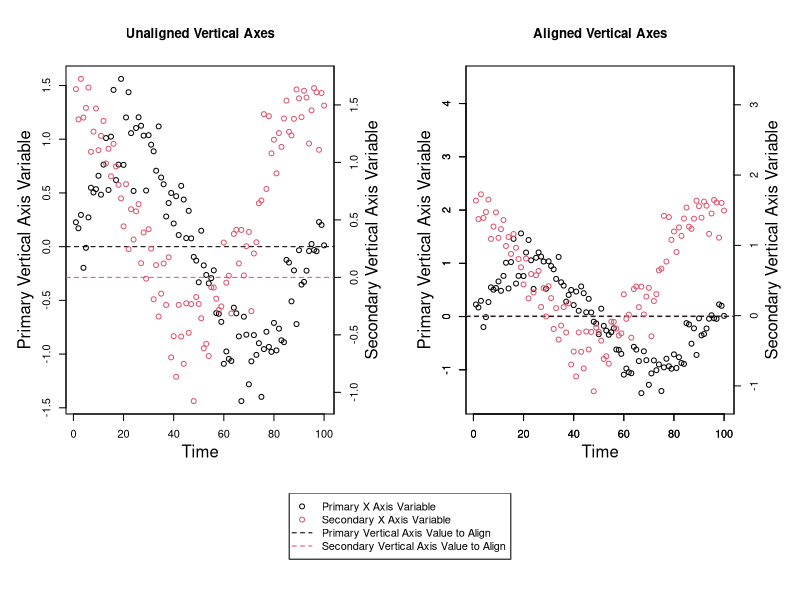
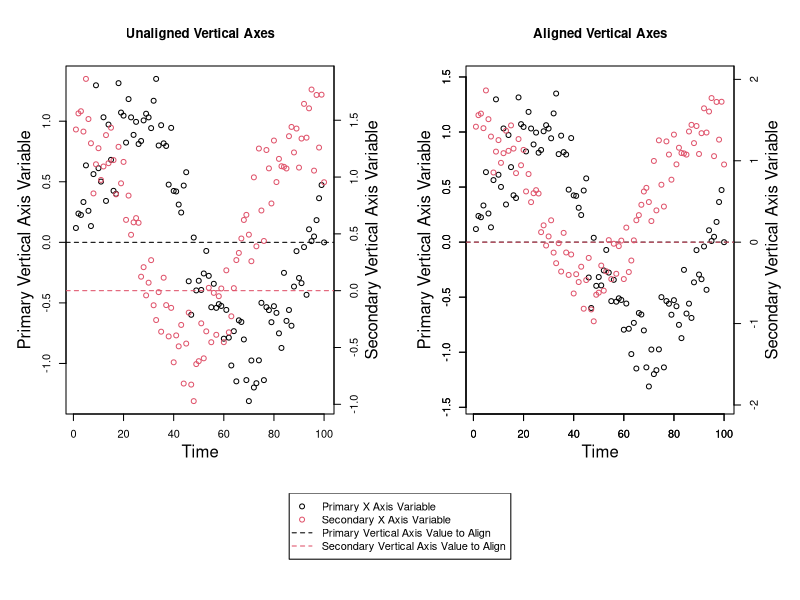

Reproduce these figures in R, in order. (Note: this script raises an error after producing the figures.)

# A Function for Aligning a Value on Primary and Secondary Vertical Axes on
# Plots


# Explanation

# You might want to align a value (such as 0) on both the primary and secondary
# vertical axes. Aligning values can't typically be done by default. You could
# manually define axis limits for both axes to align a value, but if you
# manually choose values for these limits, you might end up with more space on
# the top or the bottom of the graph than is desireable, or you may not be able
# to line up the values across both axes perfectly.

# Here is a function for determining how to optimally align a value on both the
# primary and the secondary vertical axes such that there isn't unnecessary 
# additional space on the top or the bottom of any graph and such that the two
# values will perfectly align across both vertical axes. This function returns
# the new axis limits for both the primary and the secondary vertical axes that
# make the two values you wish to align across both vertical axes line up
# perfectly.

# More often than not, you'll probably want to line up the value of 0 across
# both vertical axes, and you may want to preserve the primary vertical axis
# scale and rescale the secondary vertical axis. This function is flexible and
# allows you to align the axes at any value (you can even choose different
# values for both axes) and it allows you to select which axis scale you wish
# to preserve (you could also choose to preserve neither the primary or the
# secondary vertical axis scales and have the algorithm choose the optimal
# solution).

# To align both axes at particular values, a ratio must be calculated for each
# axis. This ratio is the ratio of the distance of the value to align to the
# minimum value of a particular variable to the distance of the maximum value
# to the minimum value of this same variable. This ratio is calculated for both
# axes. Ratios can be greater than 1 or less than 0 if the value you wish to
# align is not within the range of that variable.

# This function takes 6 arguments. The first two are required, and either
# 'Ratio_of_Value_to_Align_to_Vertical_Axis_Range' or 'Axis_Scale_to_Preserve'
# must be provided as well.

# 'Primary_Vertical_Axis_Variable' is a numeric vector - it's the variable you
# wish to appear on the primary vertical axis.

# 'Secondary_Vertical_Axis_Variable' is a numeric vector - it's the variable
# you wish to appear on the secondary vertical axis.

# 'Data_Frame' is an optional argument you can provide if both the
# 'Primary_Vertical_Axis_Variable' and 'Secondary_Vertical_Axis_Variable'
# arguments come from the same data frame and you only want to type the data
# frame name once.

# 'Primary_Vertical_Axis_Value_to_Align = 0' is the value you wish to align on
# the primary vertical axis. The default value for this argument is 0.

# 'Secondary_Vertical_Axis_Value_to_Align = 0' is the value you wish to align
# on the secondary vertical axis. The default value for this argument is 0.

# 'Ratio_of_Value_to_Align_to_Vertical_Axis_Range' sets where on the vertical
# axis the value to align is. For example, the values to align may both be 0,
# and if the 'Ratio_of_Value_to_Align_to_Vertical_Axis_Range' is 0.5, the value
# to align (0) will be exactly halfway up the vertical axis. If the
# 'Ratio_of_Value_to_Align_to_Vertical_Axis_Range' is 0.25, the values to align
# will both be a quarter of the way up both vertical axes from the bottom of
# the plot. If this argument is a number between 0 and 1, the value to align
# will be visible in the plotting region; if this argument is greater than 1 or
# less than 0, the value to align will not appear in the plotting region, but
# it will still be aligned on both vertical axes. This argument is required
# only if the 'Axis_Scale_to_Preserve' argument is not provided.

# 'Axis_Scale_to_Preserve = "Neither"' tells the function if the scale of one
# of the vertical axes should be preserved and not rescaled at all. The three
# possibilities for this argument are 'Primary', 'Secondary', and 'Neither',
# with the latter being the default. This argument could be used if one of the
# vertical axes is much more important than the other. For example, if you wish
# to plot the primary vertical axis variable such that it takes up the entire
# plotting region and is not rescaled by this function, you would set this
# argument to 'Primary', and all of the rescaling would occur on the secondary
# vertical axis. If the 'Ratio_of_Value_to_Align_to_Vertical_Axis_Range'
# argument is not specified, this argument is required. It should be noted that
# there are cases where it would be impossible to preserve one of the vertical
# axis scales - for example, if one vertical axis variable had a maximum value
# of 10 and a value to align of 15, and the other vertical axis variable had a
# minimum value of 20 and a value to align of 15, there be no possible way to
# plot all of the points while aligning both vertical axes at the value 15.

# 'Axis_Buffer = 10' is the minimum total percent of blank space you wish to
# leave around the top and the bottom of the graph (half of this space will
# appear on the top and half will appear on the bottom). Ten percent is the
# default. It is the minimum total percent of blank space around the top and
# the bottom because if rescaling is necessary to align the values across both
# vertical axes, it follows that more than 10 % of blank space will necessarily
# exist on at least one end of one of the vertical axes. To minimize blank
# space, you could preserve the scale of one of the vertical axes by setting
# the 'Axis_Scale_to_Preserve' argument to either 'Primary' or 'Secondary'.


# The Function

Axis_Limits_for_Primary_and_Secondary_Vertical_Axes_Aligned_by_a_Value_Function <- function (Primary_Vertical_Axis_Variable, Secondary_Vertical_Axis_Variable, Data_Frame, Primary_Vertical_Axis_Value_to_Align = 0, Secondary_Vertical_Axis_Value_to_Align = 0, Ratio_of_Value_to_Align_to_Vertical_Axis_Range = NULL, Axis_Scale_to_Preserve = "Neither", Axis_Buffer = 10) {
  if (!missing(Data_Frame)) {
    Primary_Vertical_Axis_Variable <- Data_Frame[[deparse(substitute(Primary_Vertical_Axis_Variable))]]
    Secondary_Vertical_Axis_Variable <- Data_Frame[[deparse(substitute(Secondary_Vertical_Axis_Variable))]]
  }
  if (!is.numeric(Primary_Vertical_Axis_Variable)) {
    stop("'Primary_Vertical_Axis_Variable' must be numeric.")
  }
  if (!is.numeric(Secondary_Vertical_Axis_Variable)) {
    stop("'Secondary_Vertical_Axis_Variable' must be numeric.")
  }
  if (!is.numeric(Primary_Vertical_Axis_Value_to_Align) | length(Primary_Vertical_Axis_Value_to_Align) != 1) {
    stop("'Primary_Vertical_Axis_Value_to_Align' must be a single numeric value.")
  }
  if (!is.numeric(Secondary_Vertical_Axis_Value_to_Align) | length(Secondary_Vertical_Axis_Value_to_Align) != 1) {
    stop("'Secondary_Vertical_Axis_Value_to_Align' must be a single numeric value.")
  }
  if (!is.null(Ratio_of_Value_to_Align_to_Vertical_Axis_Range)) {
    if (!is.numeric(Ratio_of_Value_to_Align_to_Vertical_Axis_Range) | length(Ratio_of_Value_to_Align_to_Vertical_Axis_Range) != 1) {
      stop("'Ratio_of_Value_to_Align_to_Vertical_Axis_Range' must be a single numeric value.")
    }
    if (Ratio_of_Value_to_Align_to_Vertical_Axis_Range <= 0 | Ratio_of_Value_to_Align_to_Vertical_Axis_Range >= 1) {
      warning ("'Ratio_of_Value_to_Align_to_Vertical_Axis_Range' should be a number between 0 and 1. If it isn't, the values to align will be outside of the plotting region, and you risk not having all the data points inside the plotting region.")
    }
  }
  if (!(Axis_Scale_to_Preserve %in% c("Primary", "Secondary", "Neither")) | length(Axis_Scale_to_Preserve) != 1) {
    stop ("'Axis_Scale_to_Preserve' must be a single item and it must be either 'Primary', 'Secondary', or 'Neither'.")
  }
  if (!is.numeric(Axis_Buffer) | length(Axis_Buffer) != 1) {
    stop("'Axis_Buffer' must be a single numeric value.")
  }
  if (Axis_Buffer < 0 | Axis_Buffer > 100) {
    stop ("'Axis_Buffer' must be a number between 0 and 100 (inclusive).")
  }
  Values_to_Align <- data.frame(Primary_Vertical_Axis_Value_to_Align, Secondary_Vertical_Axis_Value_to_Align)
  Axis_Buffer <- 1 + Axis_Buffer / 100
  Minimum_Primary_Vertical_Axis_Variable_Value <- min(Primary_Vertical_Axis_Variable[is.finite(Primary_Vertical_Axis_Variable)])
  Maximum_Primary_Vertical_Axis_Variable_Value <- max(Primary_Vertical_Axis_Variable[is.finite(Primary_Vertical_Axis_Variable)])
  Minimum_Secondary_Vertical_Axis_Variable_Value <- min(Secondary_Vertical_Axis_Variable[is.finite(Secondary_Vertical_Axis_Variable)])
  Maximum_Secondary_Vertical_Axis_Variable_Value <- max(Secondary_Vertical_Axis_Variable[is.finite(Secondary_Vertical_Axis_Variable)])
  Primary_Vertical_Axis_Buffer <- ((Maximum_Primary_Vertical_Axis_Variable_Value - Minimum_Primary_Vertical_Axis_Variable_Value) * Axis_Buffer - (Maximum_Primary_Vertical_Axis_Variable_Value - Minimum_Primary_Vertical_Axis_Variable_Value)) / 2
  Secondary_Vertical_Axis_Buffer <- ((Maximum_Secondary_Vertical_Axis_Variable_Value - Minimum_Secondary_Vertical_Axis_Variable_Value) * Axis_Buffer - (Maximum_Secondary_Vertical_Axis_Variable_Value - Minimum_Secondary_Vertical_Axis_Variable_Value)) / 2
  Ratio_of_Value_to_Align_to_Primary_Vertical_Axis_Range <- (Primary_Vertical_Axis_Value_to_Align - Minimum_Primary_Vertical_Axis_Variable_Value) / (Maximum_Primary_Vertical_Axis_Variable_Value - Minimum_Primary_Vertical_Axis_Variable_Value)
  Ratio_of_Value_to_Align_to_Secondary_Vertical_Axis_Range <- (Secondary_Vertical_Axis_Value_to_Align - Minimum_Secondary_Vertical_Axis_Variable_Value) / (Maximum_Secondary_Vertical_Axis_Variable_Value - Minimum_Secondary_Vertical_Axis_Variable_Value)
  if (!is.null(Ratio_of_Value_to_Align_to_Vertical_Axis_Range)) {
    if (Axis_Scale_to_Preserve == "Primary" & Ratio_of_Value_to_Align_to_Primary_Vertical_Axis_Range != Ratio_of_Value_to_Align_to_Vertical_Axis_Range) {
      stop ("You cannot preserve the primary vertical axis scale and set the ratio of the value to align to the vertical axis range to something other than what it is for the primary vertical axis")
    }
    if (Axis_Scale_to_Preserve == "Secondary" & Ratio_of_Value_to_Align_to_Secondary_Vertical_Axis_Range != Ratio_of_Value_to_Align_to_Vertical_Axis_Range) {
      stop ("You cannot preserve the secondary vertical axis scale and set the ratio of the value to align to the vertical axis range to something other than what it is for the secondary vertical axis")
    }
  }
  if (Axis_Scale_to_Preserve == "Primary" & ((Ratio_of_Value_to_Align_to_Primary_Vertical_Axis_Range < 0 & (Ratio_of_Value_to_Align_to_Secondary_Vertical_Axis_Range < 1 & Ratio_of_Value_to_Align_to_Secondary_Vertical_Axis_Range > 0)) | (Ratio_of_Value_to_Align_to_Primary_Vertical_Axis_Range > 1 & (Ratio_of_Value_to_Align_to_Secondary_Vertical_Axis_Range < 1 & Ratio_of_Value_to_Align_to_Secondary_Vertical_Axis_Range > 0)) | (Ratio_of_Value_to_Align_to_Primary_Vertical_Axis_Range < 0 & Ratio_of_Value_to_Align_to_Secondary_Vertical_Axis_Range > 1) | (Ratio_of_Value_to_Align_to_Primary_Vertical_Axis_Range > 1 & Ratio_of_Value_to_Align_to_Secondary_Vertical_Axis_Range < 0))) {
    warning ("If you try to preserve the primary axis scale while using these values to align, at least one data point will be outside of the plotting region")
  }
  if (Axis_Scale_to_Preserve == "Secondary" & ((Ratio_of_Value_to_Align_to_Secondary_Vertical_Axis_Range < 0 & (Ratio_of_Value_to_Align_to_Primary_Vertical_Axis_Range < 1 & Ratio_of_Value_to_Align_to_Primary_Vertical_Axis_Range > 0)) | (Ratio_of_Value_to_Align_to_Secondary_Vertical_Axis_Range > 1 & (Ratio_of_Value_to_Align_to_Primary_Vertical_Axis_Range < 1 & Ratio_of_Value_to_Align_to_Primary_Vertical_Axis_Range > 0)) | (Ratio_of_Value_to_Align_to_Secondary_Vertical_Axis_Range < 0 & Ratio_of_Value_to_Align_to_Primary_Vertical_Axis_Range > 1) | (Ratio_of_Value_to_Align_to_Secondary_Vertical_Axis_Range > 1 & Ratio_of_Value_to_Align_to_Primary_Vertical_Axis_Range < 0))) {
    warning ("If you try to preserve the secondary axis scale while using these values to align, at least one data point will be outside of the plotting region")
  }
  if (Axis_Scale_to_Preserve == "Primary") {
    Primary_Vertical_Axis_Range <- c(Minimum_Primary_Vertical_Axis_Variable_Value - Primary_Vertical_Axis_Buffer, Maximum_Primary_Vertical_Axis_Variable_Value + Primary_Vertical_Axis_Buffer)
    Secondary_Vertical_Axis_Range <- if (Ratio_of_Value_to_Align_to_Primary_Vertical_Axis_Range > Ratio_of_Value_to_Align_to_Secondary_Vertical_Axis_Range) {
      c(((Ratio_of_Value_to_Align_to_Primary_Vertical_Axis_Range * Maximum_Secondary_Vertical_Axis_Variable_Value - Secondary_Vertical_Axis_Value_to_Align) / (Ratio_of_Value_to_Align_to_Primary_Vertical_Axis_Range - 1) - Secondary_Vertical_Axis_Buffer), Maximum_Secondary_Vertical_Axis_Variable_Value + Secondary_Vertical_Axis_Buffer)
    } else if (Ratio_of_Value_to_Align_to_Secondary_Vertical_Axis_Range > Ratio_of_Value_to_Align_to_Primary_Vertical_Axis_Range) {
      c(Minimum_Secondary_Vertical_Axis_Variable_Value - Secondary_Vertical_Axis_Buffer, ((Secondary_Vertical_Axis_Value_to_Align - Minimum_Secondary_Vertical_Axis_Variable_Value + Ratio_of_Value_to_Align_to_Primary_Vertical_Axis_Range * Minimum_Secondary_Vertical_Axis_Variable_Value) / Ratio_of_Value_to_Align_to_Primary_Vertical_Axis_Range) + Secondary_Vertical_Axis_Buffer)
    } else if (Ratio_of_Value_to_Align_to_Primary_Vertical_Axis_Range == Ratio_of_Value_to_Align_to_Secondary_Vertical_Axis_Range) {
      c(Minimum_Secondary_Vertical_Axis_Variable_Value - Secondary_Vertical_Axis_Buffer, Maximum_Secondary_Vertical_Axis_Variable_Value + Secondary_Vertical_Axis_Buffer)
    }
  } else if (Axis_Scale_to_Preserve == "Secondary") {
    Primary_Vertical_Axis_Range <- if (Ratio_of_Value_to_Align_to_Secondary_Vertical_Axis_Range > Ratio_of_Value_to_Align_to_Primary_Vertical_Axis_Range) {
      c(((Ratio_of_Value_to_Align_to_Secondary_Vertical_Axis_Range * Maximum_Primary_Vertical_Axis_Variable_Value - Primary_Vertical_Axis_Value_to_Align) / (Ratio_of_Value_to_Align_to_Secondary_Vertical_Axis_Range - 1)) - Primary_Vertical_Axis_Buffer, Maximum_Primary_Vertical_Axis_Variable_Value + Primary_Vertical_Axis_Buffer)
    } else if (Ratio_of_Value_to_Align_to_Primary_Vertical_Axis_Range > Ratio_of_Value_to_Align_to_Secondary_Vertical_Axis_Range) {
      c(Minimum_Primary_Vertical_Axis_Variable_Value - Primary_Vertical_Axis_Buffer, ((Primary_Vertical_Axis_Value_to_Align - Minimum_Primary_Vertical_Axis_Variable_Value + Ratio_of_Value_to_Align_to_Secondary_Vertical_Axis_Range * Minimum_Primary_Vertical_Axis_Variable_Value) / Ratio_of_Value_to_Align_to_Secondary_Vertical_Axis_Range) + Primary_Vertical_Axis_Buffer)
    } else if (Ratio_of_Value_to_Align_to_Primary_Vertical_Axis_Range == Ratio_of_Value_to_Align_to_Secondary_Vertical_Axis_Range) {
      c(Minimum_Primary_Vertical_Axis_Variable_Value - Primary_Vertical_Axis_Buffer, Maximum_Primary_Vertical_Axis_Variable_Value + Primary_Vertical_Axis_Buffer)
    }
    Secondary_Vertical_Axis_Range <- c(Minimum_Secondary_Vertical_Axis_Variable_Value - Secondary_Vertical_Axis_Buffer, Maximum_Secondary_Vertical_Axis_Variable_Value + Secondary_Vertical_Axis_Buffer)
  } else if (Axis_Scale_to_Preserve == "Neither") {
    if (is.null(Ratio_of_Value_to_Align_to_Vertical_Axis_Range)) {
      if (mean(c(Ratio_of_Value_to_Align_to_Primary_Vertical_Axis_Range, Ratio_of_Value_to_Align_to_Secondary_Vertical_Axis_Range)) > 0 & mean(c(Ratio_of_Value_to_Align_to_Primary_Vertical_Axis_Range, Ratio_of_Value_to_Align_to_Secondary_Vertical_Axis_Range)) < 1) {
        Ratio_of_Value_to_Align_to_Vertical_Axis_Range <- mean(c(Ratio_of_Value_to_Align_to_Primary_Vertical_Axis_Range, Ratio_of_Value_to_Align_to_Secondary_Vertical_Axis_Range))
      } else if (mean(c(Ratio_of_Value_to_Align_to_Primary_Vertical_Axis_Range, Ratio_of_Value_to_Align_to_Secondary_Vertical_Axis_Range)) <= 0 & mean(c(Ratio_of_Value_to_Align_to_Primary_Vertical_Axis_Range, Ratio_of_Value_to_Align_to_Secondary_Vertical_Axis_Range)) >= 1) {
        stop ("Please supply a value for the 'Ratio_of_Value_to_Align_to_Vertical_Axis_Range' argument between 0 and 1 or specify which axis scale to preserve")
      }
    }
    if (!is.null(Ratio_of_Value_to_Align_to_Vertical_Axis_Range)) {
      Primary_Vertical_Axis_Range <- if (Ratio_of_Value_to_Align_to_Vertical_Axis_Range > Ratio_of_Value_to_Align_to_Primary_Vertical_Axis_Range) {
        c(((Ratio_of_Value_to_Align_to_Vertical_Axis_Range * Maximum_Primary_Vertical_Axis_Variable_Value - Primary_Vertical_Axis_Value_to_Align) / (Ratio_of_Value_to_Align_to_Vertical_Axis_Range - 1)) - Primary_Vertical_Axis_Buffer, Maximum_Primary_Vertical_Axis_Variable_Value + Primary_Vertical_Axis_Buffer)
      } else if (Ratio_of_Value_to_Align_to_Primary_Vertical_Axis_Range > Ratio_of_Value_to_Align_to_Vertical_Axis_Range) {
        c(Minimum_Primary_Vertical_Axis_Variable_Value - Primary_Vertical_Axis_Buffer, ((Primary_Vertical_Axis_Value_to_Align - Minimum_Primary_Vertical_Axis_Variable_Value + Ratio_of_Value_to_Align_to_Vertical_Axis_Range * Minimum_Primary_Vertical_Axis_Variable_Value) / Ratio_of_Value_to_Align_to_Vertical_Axis_Range) + Primary_Vertical_Axis_Buffer)
      } else if (Ratio_of_Value_to_Align_to_Primary_Vertical_Axis_Range == Ratio_of_Value_to_Align_to_Vertical_Axis_Range) {
        c(Minimum_Primary_Vertical_Axis_Variable_Value - Primary_Vertical_Axis_Buffer, Maximum_Primary_Vertical_Axis_Variable_Value + Primary_Vertical_Axis_Buffer)
      }
      Secondary_Vertical_Axis_Range <- if (Ratio_of_Value_to_Align_to_Vertical_Axis_Range > Ratio_of_Value_to_Align_to_Secondary_Vertical_Axis_Range) {
        c(((Ratio_of_Value_to_Align_to_Vertical_Axis_Range * Maximum_Secondary_Vertical_Axis_Variable_Value - Secondary_Vertical_Axis_Value_to_Align) / (Ratio_of_Value_to_Align_to_Vertical_Axis_Range - 1) - Secondary_Vertical_Axis_Buffer), Maximum_Secondary_Vertical_Axis_Variable_Value + Secondary_Vertical_Axis_Buffer)
      } else if (Ratio_of_Value_to_Align_to_Secondary_Vertical_Axis_Range > Ratio_of_Value_to_Align_to_Vertical_Axis_Range) {
        c(Minimum_Secondary_Vertical_Axis_Variable_Value - Secondary_Vertical_Axis_Buffer, ((Secondary_Vertical_Axis_Value_to_Align - Minimum_Secondary_Vertical_Axis_Variable_Value + Ratio_of_Value_to_Align_to_Vertical_Axis_Range * Minimum_Secondary_Vertical_Axis_Variable_Value) / Ratio_of_Value_to_Align_to_Vertical_Axis_Range) + Secondary_Vertical_Axis_Buffer)
      } else if (Ratio_of_Value_to_Align_to_Vertical_Axis_Range == Ratio_of_Value_to_Align_to_Secondary_Vertical_Axis_Range) {
        c(Minimum_Secondary_Vertical_Axis_Variable_Value - Secondary_Vertical_Axis_Buffer, Maximum_Secondary_Vertical_Axis_Variable_Value + Secondary_Vertical_Axis_Buffer)
      }
    }
  }
  names(Primary_Vertical_Axis_Range) <- c("Minimum", "Maximum")
  names(Secondary_Vertical_Axis_Range) <- c("Minimum", "Maximum")
  list(Primary_Vertical_Axis_Range = Primary_Vertical_Axis_Range, Secondary_Vertical_Axis_Range = Secondary_Vertical_Axis_Range, Values_to_Align = Values_to_Align)
}


# Some Examples

# Let's use this function on some made-up data.

# First, let's generate some made-up data.

Practice_Data <- structure(list(Time = 1:100, Primary_Vertical_Axis_Variable = c(0.22704042899679, 0.171051342676768, 0.295373359481899, -0.197259035434989, -0.0106160892114656, 0.272180464537922, 0.548317696212064, 0.504400776504627, 0.535175112037852, 0.659796660419012, 0.484022873006747, 0.763427914281607, 1.01081189342087, 0.527275244638451, 1.02383078435645, 1.45882365087558, 0.619781379385278, 0.763744028540586, 1.56149872523748, 0.761000711707437, 1.20256603840857, 1.43775188297997, 1.05673949785171, 0.518392125919475, 1.10425689105379, 1.20426420764684, 1.12529223989712, 1.03337726623079, 0.522392736613537, 1.0377445707734, 0.949129431418696, 0.88749352645862, 0.706750673059184, 1.11927992638128, 0.643802831565079, 0.580963521170729, 0.280812306532534, 0.405955699667226, 0.499546367013415, 0.215323600910484, 0.469390216058786, 0.107998238273562, 0.565848623209337, 0.438461976564328, 0.0794893087305955, 0.333158448049156, 0.0769172726926761, -0.0958625519933304, -0.130151514147602, -0.331509693974829, 0.148225925289188, -0.174324290137772, -0.263426646945512, -0.341728364415924, -0.292824499333797, -0.220595205386657, -0.618550875112797, -0.62516988554484, -0.700033330779136, -1.09048383643344, -0.975552527952654, -1.04506060742311, -1.06436653382086, -0.56805317310425, -0.620650403171538, -0.835356038838042, -1.43768831108067, -0.651915223485666, -0.819396073318896, -1.28116702074008, -1.06737589811338, -0.823345101786524, -1.00731194489684, -0.898716208745865, -1.39837716704215, -0.953665962132904, -0.792247569290499, -0.932917390477086, -0.979552707079592, -0.70979531634533, -0.965636099632769, -0.763054047249181, -0.871523201366529, -0.889065295594285, -0.123369211815544, -0.148037638597252, -0.509229428194743, -0.221119774271099, -0.720626428354862, -0.0334756549314663, -0.353400093836653, -0.328126733370992, -0.223630761255335, -0.0402857881524264, 0.0245243716799691, -0.0312054606871837, -0.0432666051538198, 0.22885949020795, 0.201716810783227, 0.0120535175986479), Secondary_Vertical_Axis_Variable = c(1.63740959611018, 1.37429416156773, 1.7264362715331, 1.38976759258664, 1.47463211754709, 1.65134539390083, 1.0919186370708, 1.26770812495284, 1.46936014318898, 1.10656685829106, 1.23052773147138, 1.36077127569478, 0.990987329649239, 1.11882901151116, 0.878714793952109, 1.16166953910259, 0.964958583171444, 0.804964669734433, 0.68732580012754, 0.443884606344239, 0.810981320732856, 0.245770796791638, 0.592722723930691, 0.329330235065464, 0.57436503268312, 0.63685295911431, 0.123219925587219, 0.390659623189359, -0.0114827721228556, 0.418740497704195, 0.249715857124004, -0.190367436810004, 0.107154603862054, -0.340945339223141, -0.141589176380839, 0.120991236283374, -0.239887869541591, 0.174183052346282, -0.69572254518649, -0.5114071971833, -0.864715784368171, -0.239227387010985, -0.514520927766591, -0.751706645648148, -0.225934947865732, -0.481988260485633, -0.232578600951792, -1.07626933898627, -0.170793617580938, -0.231383477923837, -0.355701342540428, -0.617327238023798, -0.578072688376317, -0.68401185536377, -0.0858054671635022, -0.089108612614218, -0.185399362520759, -0.282936788213533, -0.252449270236627, 0.303213620586943, -0.046152318867939, 0.0144079948789615, -0.313823212539516, 0.377953119771485, 0.413510854925381, 0.121129021607843, 0.412681527426005, 0.0168148967398252, 0.271122213174506, 0.395392461768439, -0.293262298878551, 0.207836189544246, 0.305441059609931, 0.644398211101786, 0.66829536610808, 1.41967809324598, 0.769306300795675, 1.40234035467878, 1.07829219210413, 1.1974265963385, 0.904662337372966, 1.25524568926821, 1.13503718342011, 1.38176421012862, 1.53749356890857, 1.26610491046628, 1.23479527949536, 1.37917010148661, 1.63482743027776, 1.55700321201225, 1.39362336569581, 1.62327684235889, 1.56450925921758, 1.16370193835118, 1.45332914326502, 1.64613004798911, 1.60973560274891, 1.10951940096566, 1.60349635543919, 1.49436696791733)), class = "data.frame", row.names = c(NA, -100L))

# Next, let's run the function to determine what our vertical axis limits will
# be.

(New_Axis_Limits <- Axis_Limits_for_Primary_and_Secondary_Vertical_Axes_Aligned_by_a_Value_Function(Primary_Vertical_Axis_Variable, Secondary_Vertical_Axis_Variable, Practice_Data, Ratio_of_Value_to_Align_to_Vertical_Axis_Range = 0.25))

# Here's the output from the preceding line of code.

# $Primary_Vertical_Axis_Range
#   Minimum   Maximum 
# -1.587648  4.463024 
# 
# $Secondary_Vertical_Axis_Range
#   Minimum   Maximum 
# -1.216405  3.368943 
# 
# $Values_to_Align
#   Primary_Vertical_Axis_Value_to_Align Secondary_Vertical_Axis_Value_to_Align
# 1                                    0                                      0

# Finally, we'll graph the data.

dev.off()
layout(matrix(c(1, 1, 2, 2, 3, 3, 3, 3), byrow = T, nrow = 2), heights = c(0.8, 0.2))
par(mar = c(5, 5, 5, 5))
with(Practice_Data, plot(Time, Primary_Vertical_Axis_Variable, xlab = "", ylab = ""))
mtext("Time", 1, 2.5)
mtext("Primary Vertical Axis Variable", 2, 2.5)
title("Unaligned Vertical Axes")
abline(h = New_Axis_Limits$Values_to_Align$Primary_Vertical_Axis_Value_to_Align, lty = 2)
par(new = T)
with(Practice_Data, plot(Time, Secondary_Vertical_Axis_Variable, col = 2, xlab = "", ylab = "", axes = F))
axis(4, pretty(Practice_Data$Secondary_Vertical_Axis_Variable))
mtext("Secondary Vertical Axis Variable", 4, 2.5)
abline(h = New_Axis_Limits$Values_to_Align$Secondary_Vertical_Axis_Value_to_Align, col = 2, lty = 2)
with(Practice_Data, plot(Time, Primary_Vertical_Axis_Variable, xlab = "", ylab = "", ylim = New_Axis_Limits$Primary_Vertical_Axis_Range))
axis(1, pretty(Practice_Data$Time))
axis(2, pretty(New_Axis_Limits$Primary_Vertical_Axis_Range))
mtext("Time", 1, 2.5)
mtext("Primary Vertical Axis Variable", 2, 2.5)
title("Aligned Vertical Axes")
abline(h = New_Axis_Limits$Values_to_Align$Primary_Vertical_Axis_Value_to_Align, lty = 2)
par(new = T)
with(Practice_Data, plot(Time, Secondary_Vertical_Axis_Variable, col = 2, xlab = "", ylab = "", ylim = New_Axis_Limits$Secondary_Vertical_Axis_Range, axes = F))
axis(4, pretty(New_Axis_Limits$Secondary_Vertical_Axis_Range))
mtext("Secondary Vertical Axis Variable", 4, 2.5)
abline(h = New_Axis_Limits$Values_to_Align$Secondary_Vertical_Axis_Value_to_Align, col = 2, lty = 2)
par(mar = c(1, 1, 1, 1))
plot(0, type = 'n', axes = F, ylab = "", xlab = "")
legend("top", legend = c("Primary X Axis Variable", "Secondary X Axis Variable", "Primary Vertical Axis Value to Align", "Secondary Vertical Axis Value to Align"), pch = c(1, 1, NA, NA), lty = c(NA, NA, 2, 2), col = c(1:2, 1:2))

# Here's another example.

Practice_Data <- data.frame(Time = 1:100, Primary_Vertical_Axis_Variable = sin(1:100 / 15) + rnorm(100, 0, 0.25), Secondary_Vertical_Axis_Variable = cos(1:100 / 15) + rnorm(100, 0.5, 0.25))
(New_Axis_Limits <- Axis_Limits_for_Primary_and_Secondary_Vertical_Axes_Aligned_by_a_Value_Function(Primary_Vertical_Axis_Variable, Secondary_Vertical_Axis_Variable, Practice_Data, Axis_Scale_to_Preserve = "Primary"))
dev.off()
layout(matrix(c(1, 1, 2, 2, 3, 3, 3, 3), byrow = T, nrow = 2), heights = c(0.8, 0.2))
par(mar = c(5, 5, 5, 5))
with(Practice_Data, plot(Time, Primary_Vertical_Axis_Variable, xlab = "", ylab = ""))
mtext("Time", 1, 2.5)
mtext("Primary Vertical Axis Variable", 2, 2.5)
title("Unaligned Vertical Axes")
abline(h = New_Axis_Limits$Values_to_Align$Primary_Vertical_Axis_Value_to_Align, lty = 2)
par(new = T)
with(Practice_Data, plot(Time, Secondary_Vertical_Axis_Variable, col = 2, xlab = "", ylab = "", axes = F))
axis(4, pretty(Practice_Data$Secondary_Vertical_Axis_Variable))
mtext("Secondary Vertical Axis Variable", 4, 2.5)
abline(h = New_Axis_Limits$Values_to_Align$Secondary_Vertical_Axis_Value_to_Align, col = 2, lty = 2)
with(Practice_Data, plot(Time, Primary_Vertical_Axis_Variable, xlab = "", ylab = "", ylim = New_Axis_Limits$Primary_Vertical_Axis_Range))
axis(1, pretty(Practice_Data$Time))
axis(2, pretty(New_Axis_Limits$Primary_Vertical_Axis_Range))
mtext("Time", 1, 2.5)
mtext("Primary Vertical Axis Variable", 2, 2.5)
title("Aligned Vertical Axes")
abline(h = New_Axis_Limits$Values_to_Align$Primary_Vertical_Axis_Value_to_Align, lty = 2)
par(new = T)
with(Practice_Data, plot(Time, Secondary_Vertical_Axis_Variable, col = 2, xlab = "", ylab = "", ylim = New_Axis_Limits$Secondary_Vertical_Axis_Range, axes = F))
axis(4, pretty(New_Axis_Limits$Secondary_Vertical_Axis_Range))
mtext("Secondary Vertical Axis Variable", 4, 2.5)
abline(h = New_Axis_Limits$Values_to_Align$Secondary_Vertical_Axis_Value_to_Align, col = 2, lty = 2)
par(mar = c(1, 1, 1, 1))
plot(0, type = 'n', axes = F, ylab = "", xlab = "")
legend("top", legend = c("Primary X Axis Variable", "Secondary X Axis Variable", "Primary Vertical Axis Value to Align", "Secondary Vertical Axis Value to Align"), pch = c(1, 1, NA, NA), lty = c(NA, NA, 2, 2), col = c(1:2, 1:2))
dev.off()

# Here's one more example.

Practice_Data <- data.frame(Time = 1:100, Primary_Vertical_Axis_Variable = sin(1:100 / 15) + rnorm(100, 25, 0.25), Secondary_Vertical_Axis_Variable = cos(1:100 / 15) + rnorm(100, -15, 0.25))
(New_Axis_Limits <- Axis_Limits_for_Primary_and_Secondary_Vertical_Axes_Aligned_by_a_Value_Function(Primary_Vertical_Axis_Variable, Secondary_Vertical_Axis_Variable, Practice_Data, Primary_Vertical_Axis_Value_to_Align = 20, Secondary_Vertical_Axis_Value_to_Align = -10))
dev.off()
layout(matrix(c(1, 1, 2, 2, 3, 3, 3, 3), byrow = T, nrow = 2), heights = c(0.8, 0.2))
par(mar = c(5, 5, 5, 5))
with(Practice_Data, plot(Time, Primary_Vertical_Axis_Variable, xlab = "", ylab = ""))
mtext("Time", 1, 2.5)
mtext("Primary Vertical Axis Variable", 2, 2.5)
title("Unaligned Vertical Axes")
abline(h = New_Axis_Limits$Values_to_Align$Primary_Vertical_Axis_Value_to_Align, lty = 2)
par(new = T)
with(Practice_Data, plot(Time, Secondary_Vertical_Axis_Variable, col = 2, xlab = "", ylab = "", axes = F))
axis(4, pretty(Practice_Data$Secondary_Vertical_Axis_Variable))
mtext("Secondary Vertical Axis Variable", 4, 2.5)
abline(h = New_Axis_Limits$Values_to_Align$Secondary_Vertical_Axis_Value_to_Align, col = 2, lty = 2)
with(Practice_Data, plot(Time, Primary_Vertical_Axis_Variable, xlab = "", ylab = "", ylim = New_Axis_Limits$Primary_Vertical_Axis_Range))
axis(1, pretty(Practice_Data$Time))
axis(2, pretty(New_Axis_Limits$Primary_Vertical_Axis_Range))
mtext("Time", 1, 2.5)
mtext("Primary Vertical Axis Variable", 2, 2.5)
title("Aligned Vertical Axes")
abline(h = New_Axis_Limits$Values_to_Align$Primary_Vertical_Axis_Value_to_Align, lty = 2)
par(new = T)
with(Practice_Data, plot(Time, Secondary_Vertical_Axis_Variable, col = 2, xlab = "", ylab = "", ylim = New_Axis_Limits$Secondary_Vertical_Axis_Range, axes = F))
axis(4, pretty(New_Axis_Limits$Secondary_Vertical_Axis_Range))
mtext("Secondary Vertical Axis Variable", 4, 2.5)
abline(h = New_Axis_Limits$Values_to_Align$Secondary_Vertical_Axis_Value_to_Align, col = 2, lty = 2)
par(mar = c(1, 1, 1, 1))
plot(0, type = 'n', axes = F, ylab = "", xlab = "")
legend("top", legend = c("Primary X Axis Variable", "Secondary X Axis Variable", "Primary Vertical Axis Value to Align", "Secondary Vertical Axis Value to Align"), pch = c(1, 1, NA, NA), lty = c(NA, NA, 2, 2), col = c(1:2, 1:2))
dev.off()
